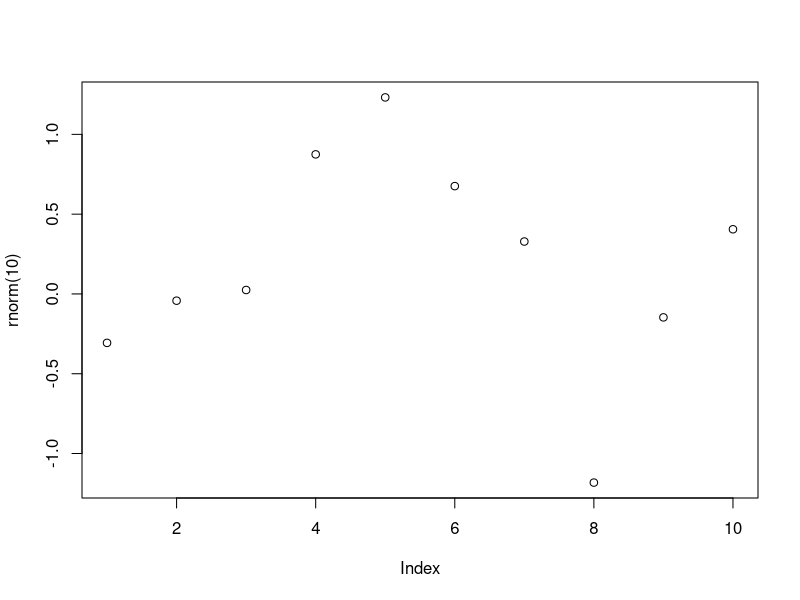

Here is the R script that generated this plot: (Note: this script raises an error after producing the figure.)
# Funções

# Obs: Caso tenha problemas com a acentuação, consulte este link:
# https://support.rstudio.com/hc/en-us/articles/200532197-Character-Encoding

# Configurando o diretório de trabalho
# Coloque entre aspas o diretório de trabalho que você está usando no seu computador
# Não use diretórios com espaço no nome
setwd("D:/FCDados/[03] - Fatores, Estruturas de Controle e Funcoes/[03] - Projetos/")
getwd()

# Help
?sample
args(sample)
args(mean)
args(sd)


# Funções Built-in
abs(-43)
sum(c(1:5))
mean(c(1:5))
round(c(1.1:5.8))
rev(c(1:5))
seq(1:5)
sort(rev(c(1:5)))
append(c(1:5), 6)

vec1 <- c(1.5, 2.5, 8.4, 3.7, 6.3)
vec2 <- rev(vec1)
vec2


# Funções dentro de funções
plot(rnorm(10))
mean(c(abs(vec1), abs(vec2)))


# Criando funções
myfunc <- function(x) { x + x }
myfunc(10)
class(myfunc)

myfunc2 <- function(a, b) {
  valor = a ^ b
  print(valor)
}
myfunc2(3, 2)

jogando_dados <- function() {
  num <- sample(1:6, size = 1) #Local
  num
}

jogando_dados()


# Escopo
print(num)
num <- c(1:6)
num #Global


# Funções sem número definido de argumentos
vec1 <- (10:13)
vec2 <- c("a", "b", "c", "d")
vec3 <- c(6.5, 9.2, 11.9, 5.1)

myfunc3 <- function(...){
  df = data.frame(cbind(...))
  print(df)
}

myfunc3(vec1)

myfunc3(vec2, vec3)

myfunc3(vec1, vec2, vec3)


# Funções Built-in - Não tente recriar a roda
# Comparação de eficiência entre função vetorizada e função "vetorizada no R"

x <- 1:10000000

# Função que calcula a raiz quadrada de cada elemento de um vetor de números
meu_sqrt <- function(numeros) {
  resp <- numeric(length(numeros))
  for(i in seq_along(numeros)) {
    resp[i] <- sqrt(numeros[i])
  }
  return(resp)
}


system.time(x2a <- meu_sqrt(x))

system.time(x2b <- sqrt(x))

# Sua máquina pode apresentar resultado diferente por conta da precisão de cálculo do processador.
identical(x2a, x2b)



